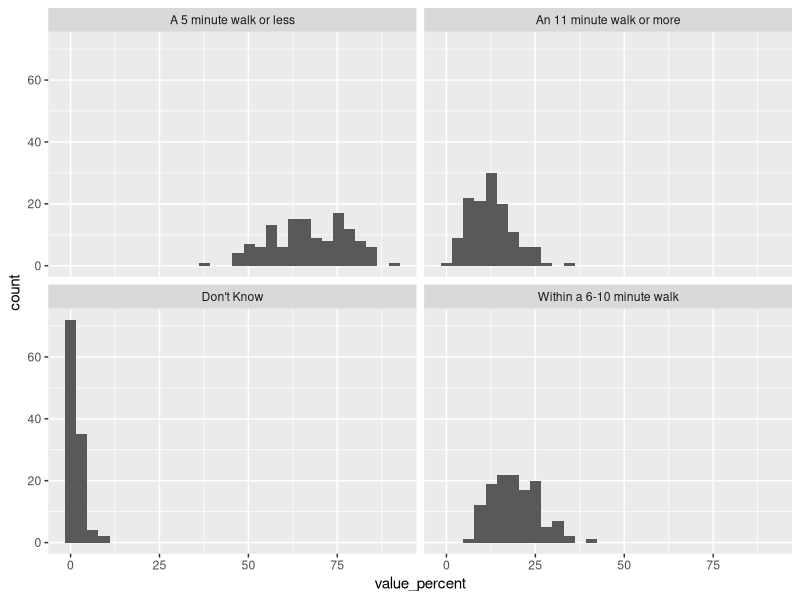

The R source for this figure:
#load libraries
library(tidyverse)

greenspace_council_names <- read_csv("data/clean_data/greenspace_council_names.csv")
scotland_health_survey_local <- read_csv("data/clean_data/scotland_health_survey_local_clean.csv")

greenspace_council_stats <- greenspace_council_names %>% 
  group_by(distance_to_nearest_green_or_blue_space, date_code) %>% 
  filter(
    str_detect(area_code, "^S12"),
    age == "All", 
    gender == "All",
    urban_rural_classification == "All",
    simd_quintiles == "All",
    type_of_tenure == "All",
    household_type == "All",
    ethnicity == "All") %>% 
  summarise(mean_percent = mean(value_percent),
            median_percent = median(value_percent),
            sd_percent = sd(value_percent))

greenspace_histogram <- greenspace_council_names %>% 
  group_by(distance_to_nearest_green_or_blue_space, date_code) %>% 
  filter(
    str_detect(area_code, "^S12"),
    age == "All", 
    gender == "All",
    urban_rural_classification == "All",
    simd_quintiles == "All",
    type_of_tenure == "All",
    household_type == "All",
    ethnicity == "All") %>% 
  ggplot() +
  geom_histogram() +
  aes(x = value_percent)


greenspace_council_stats <- greenspace_council_names %>% 
  group_by(distance_to_nearest_green_or_blue_space, date_code) %>% 
  filter(
    date_code >= 2016,
    str_detect(area_code, "^S12"),
    age == "All", 
    gender == "All",
    urban_rural_classification == "All",
    simd_quintiles == "All",
    type_of_tenure == "All",
    household_type == "All",
    ethnicity == "All") %>% 
  summarise(mean_percent = mean(value_percent),
            median_percent = median(value_percent),
            sd_percent = sd(value_percent))

greenspace_histogram <- greenspace_council_names %>% 
  group_by(distance_to_nearest_green_or_blue_space, date_code) %>%
  filter(
    date_code >= 2016,
    str_detect(area_code, "^S12"),
    age == "All", 
    gender == "All",
    urban_rural_classification == "All",
    simd_quintiles == "All",
    type_of_tenure == "All",
    household_type == "All",
    ethnicity == "All") %>% 
  ggplot() +
  geom_histogram() +
  aes(x = value_percent) +
  facet_wrap(~distance_to_nearest_green_or_blue_space)



